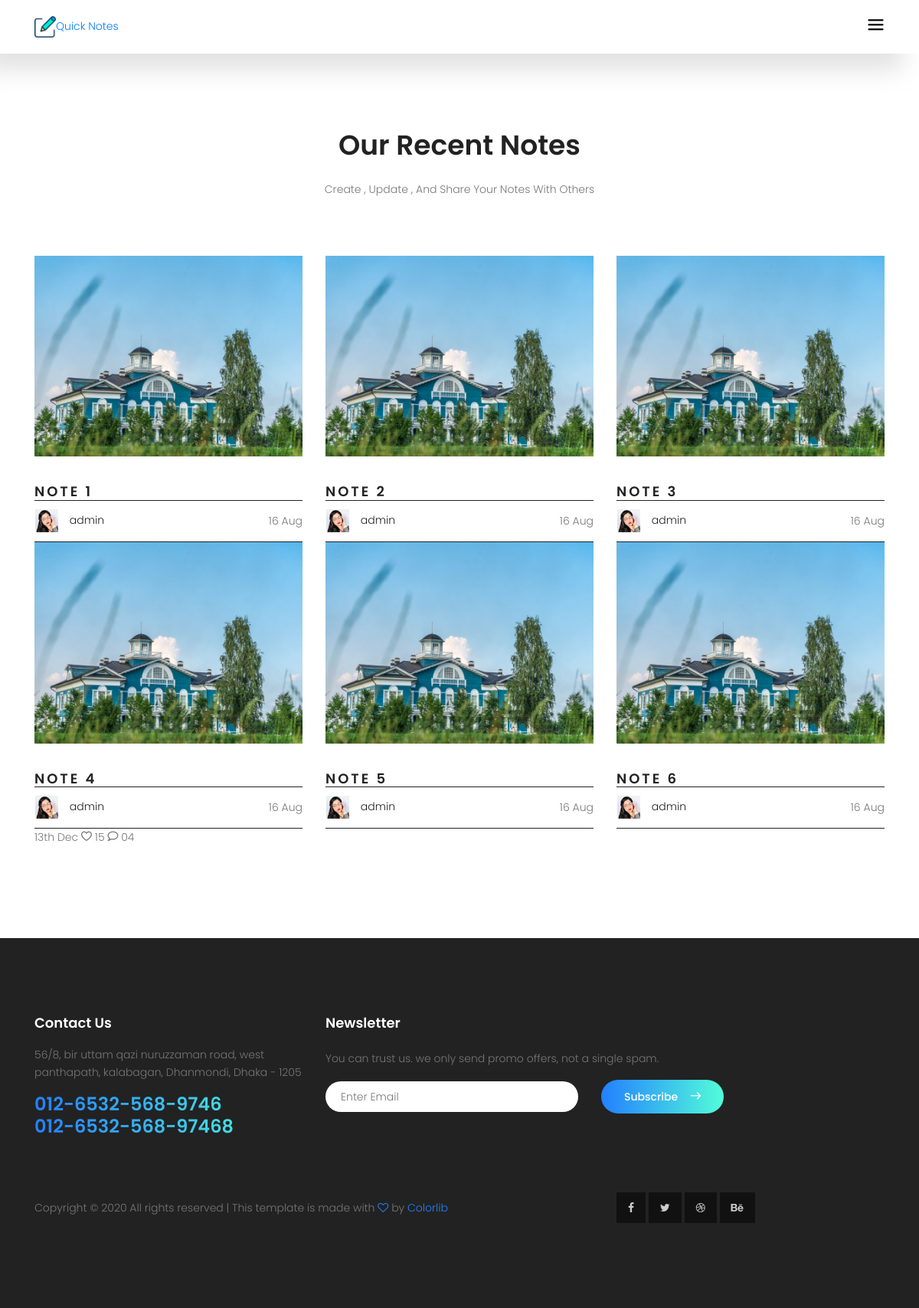
The app's page /notes/ with its own data.
### notes_app/models.py (models this page shows, shortened)
class Notes(models.Model):
    user        = models.ForeignKey(User, on_delete=models.CASCADE)
    title       = models.CharField(max_length=50)
    slug        = models.SlugField(null=True, blank=True)
    content     = RichTextField()
    creared     = models.DateTimeField(blank=True, default=datetime.datetime.now)
    active      = models.BooleanField(default=True)
    tags        = models.CharField(blank=True, max_length=100)
    img         = models.ImageField(upload_to='notes-img')

### notes_app/views.py (the view)
def all_notes(request):
    all_notes = Notes.objects.all()
    context = {
        'all_notes' : all_notes
    }
    return render(request, 'notes.html', context)

### notes_app/templates/notes.html (shortened to what this page needs)
{% extends 'base.html' %}
{% load static %}
{% block body %}
<section class="blog-area section-gap">
    <div class="container">
        <div class="row justify-content-center">
            <div class="col-md-8 pb-30 header-text">
                <h1>Our Recent Notes</h1>
                <p>
                    Create , Update , And Share Your Notes With Others
                </p>
            </div>
        </div>
        <div class="row">
            {% for note in all_notes %}
            <div class="single-blog col-lg-4 col-md-4">
                {% if note.img %}
                <img class="f-img img-fluid mx-auto" src="{{note.img.url}}" alt=""> {% else %}
                <img class="f-img img-fluid mx-auto" src="{%static 'home-static/img/b1.jpg'%}" alt=""> {% endif %}
                <h4>
                    <a href="{% url 'notes:note_detail' note.slug%}">{{note.title}}</a>
                </h4>
                <div class="bottom d-flex justify-content-between align-items-center flex-wrap">
                    <div>
                        <img class="img-fluid" src="{%static 'home-static/img/user.png'%}" alt="">
                        <a href="#"><span>{{note.user.username}}</span></a>
                    </div>
                    <div class="meta">
                        {{note.creared|date:"j M"}}
                    </div>
                </div>
            </div>
            {%endfor%}
        </div>
        <div class="meta">
            13th Dec
            <span class="lnr lnr-heart"></span> 15
            <span class="lnr lnr-bubble"></span> 04
        </div>
    </div>
</section>
{% endblock %}

### templates/base.html (shortened to what this page needs)
{% load static %}
<!DOCTYPE html>
<html lang="zxx" class="no-js">
<head>
    <link rel="stylesheet" href="{% static 'home-static/css/linearicons.css' %}">
    <link rel="stylesheet" href="{% static 'home-static/css/font-awesome.min.css' %}">
    <link rel="stylesheet" href="{% static 'home-static/css/magnific-popup.css' %}">
    <link rel="stylesheet" href="{% static 'home-static/css/nice-select.css' %}">
    <link rel="stylesheet" href="https://code.jquery.com/ui/1.12.1/themes/base/jquery-ui.css">
    <link rel="stylesheet" href="{% static 'home-static/css/bootstrap.css' %}">
    <link rel="stylesheet" href="{% static 'home-static/css/main.css' %}">
    <link rel="stylesheet" href="{% static 'home-static/css/mycss.css' %}">
</head>
<body>
    <header class="default-header">
        <div class="container">
            <div class="header-wrap">
                <div class="header-top d-flex justify-content-between align-items-center">
                    <div class="logo">
                        <a href="http://127.0.0.1:8000/notes"><img src="{%static 'home-static/img/edit1.png'%}" style="width: 28px;" alt="">Quick Notes</a>
                    </div>
                    <div class="main-menubar d-flex align-items-center">
                        <div class="menu-bar"><span class="lnr lnr-menu"></span></div>
                    </div>
                </div>
            </div>
        </div>
    </header>
    {% block body%} {% endblock %}
    <footer class="footer-area section-gap">
        <div class="container">
            <div class="row">
                <div class="col-lg-4  col-md-6">
                    <div class="single-footer-widget mail-chimp">
                        <h6 class="mb-20">Contact Us</h6>
                        <p>
                            56/8, bir uttam qazi nuruzzaman road, west panthapath, kalabagan, Dhanmondi, Dhaka - 1205
                        </p>
                        <h3>012-6532-568-9746</h3>
                        <h3>012-6532-568-97468</h3>
                    </div>
                </div>
                <div class="col-lg-6  col-md-12">
                    <div class="single-footer-widget newsletter">
                        <h6>Newsletter</h6>
                        <p>You can trust us. we only send promo offers, not a single spam.</p>
                        <div id="mc_embed_signup">
                            <form target="_blank" novalidate="true" action="https://spondonit.us12.list-manage.com/subscribe/post?u=1462626880ade1ac87bd9c93a&amp;id=92a4423d01" method="get" class="form-inline">
                                <div class="form-group row" style="width: 100%">
                                    <div class="col-lg-8 col-md-12">
                                        <input name="EMAIL" placeholder="Enter Email" onfocus="this.placeholder = ''" onblur="this.placeholder = 'Enter Email '" required="" type="email">
                                    </div>
                                    <div class="col-lg-4 col-md-12">
                                        <button class="nw-btn primary-btn">Subscribe<span class="lnr lnr-arrow-right"></span></button>
                                    </div>
                                </div>
                            </form>
                        </div>
                    </div>
                </div>
            </div>
            <div class="row footer-bottom d-flex justify-content-between">
                <p class="col-lg-8 col-sm-12 footer-text m-0">
                    Copyright &copy;
                     All rights reserved | This template is made with <i class="fa fa-heart-o" aria-hidden="true"></i> by <a href="https://colorlib.com" target="_blank">Colorlib</a>
                </p>
                <div class="col-lg-4 col-sm-12 footer-social">
                    <a href="#"><i class="fa fa-facebook"></i></a>
                    <a href="#"><i class="fa fa-twitter"></i></a>
                    <a href="#"><i class="fa fa-dribbble"></i></a>
                    <a href="#"><i class="fa fa-behance"></i></a>
                </div>
            </div>
        </div>
    </footer>
</body>
</html>
</html>

### records on screen
Notes: img (picture), title "NOTE 1", user.username "admin", creared "16 Aug"
Notes: img (picture), title "NOTE 2", user.username "admin", creared "16 Aug"
Notes: img (picture), title "NOTE 3", user.username "admin", creared "16 Aug"
Notes: img (picture), title "NOTE 4", user.username "admin", creared "16 Aug"
Notes: img (picture), title "NOTE 5", user.username "admin", creared "16 Aug"
Notes: img (picture), title "NOTE 6", user.username "admin", creared "16 Aug"
